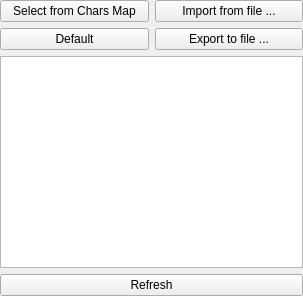
<?xml version="1.0" encoding="UTF-8"?>
<ui version="4.0">
 <class>CharactersFrame</class>
 <widget class="QWidget" name="CharactersFrame">
  <property name="geometry">
   <rect>
    <x>0</x>
    <y>0</y>
    <width>303</width>
    <height>296</height>
   </rect>
  </property>
  <property name="sizePolicy">
   <sizepolicy hsizetype="Minimum" vsizetype="Minimum">
    <horstretch>0</horstretch>
    <verstretch>0</verstretch>
   </sizepolicy>
  </property>
  <property name="windowTitle">
   <string>Frame</string>
  </property>
  <property name="locale">
   <locale language="English" country="UnitedStates"/>
  </property>
  <layout class="QVBoxLayout" name="verticalLayout">
   <property name="sizeConstraint">
    <enum>QLayout::SetMinimumSize</enum>
   </property>
   <property name="leftMargin">
    <number>0</number>
   </property>
   <property name="topMargin">
    <number>0</number>
   </property>
   <property name="rightMargin">
    <number>0</number>
   </property>
   <property name="bottomMargin">
    <number>0</number>
   </property>
   <item>
    <layout class="QGridLayout" name="gridLayout">
     <item row="0" column="1">
      <widget class="QPushButton" name="pushButtonImport">
       <property name="text">
        <string>Import from file ...</string>
       </property>
      </widget>
     </item>
     <item row="1" column="1">
      <widget class="QPushButton" name="pushButtonExport">
       <property name="text">
        <string>Export to file ...</string>
       </property>
      </widget>
     </item>
     <item row="0" column="0">
      <widget class="QPushButton" name="pushButton_SelectFromCharsMap">
       <property name="enabled">
        <bool>true</bool>
       </property>
       <property name="text">
        <string>Select from Chars Map</string>
       </property>
      </widget>
     </item>
     <item row="1" column="0">
      <widget class="QPushButton" name="pushButtonDefault">
       <property name="text">
        <string>Default</string>
       </property>
      </widget>
     </item>
    </layout>
   </item>
   <item>
    <widget class="QPlainTextEdit" name="plainTextEdit">
     <property name="plainText">
      <string/>
     </property>
    </widget>
   </item>
   <item>
    <widget class="QPushButton" name="pushButtonRefresh">
     <property name="text">
      <string>Refresh</string>
     </property>
    </widget>
   </item>
  </layout>
 </widget>
 <resources/>
 <connections/>
</ui>
